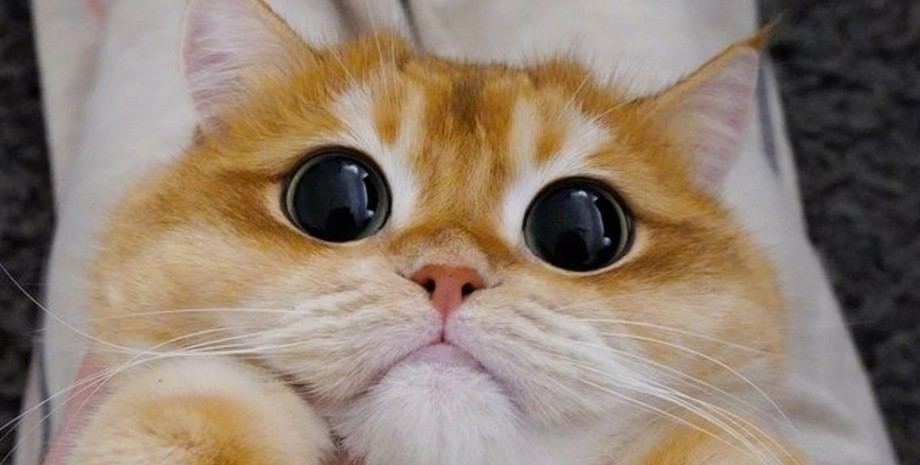
#> input picture lab1/input/image.jpg, 920 x 465 px, given in place of Lab3_half100.png, which was not available
$ jupyter execute Solonetskiy_lab2.ipynb   (text cells are left out)
#> lines starting #> are read from the running program, lines starting #| are printed output that depends on the picture; after the words box and inside, x2 and y2 are one past the last pixel; in counts of white or black regions, pixels touching at a corner belong together; pictures that were not available may be replaced by others from this repository, and a replacement may not be noted
[cell 1]
import cv2
import matplotlib.pyplot as plt
import numpy as np

[cell 2]
img_half = cv2.imread("image\input\Lab3_half100.png", cv2.IMREAD_GRAYSCALE)
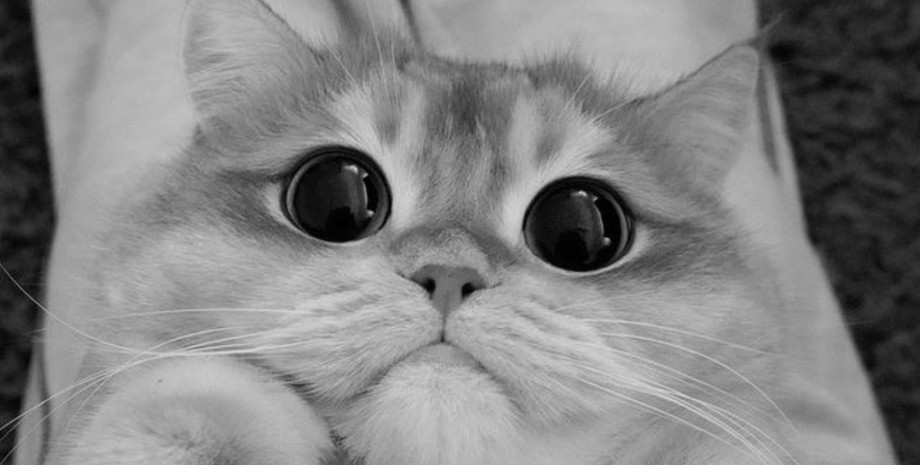
#> img_half: shape (465, 920); min 0, max 216, mean 129.9
img_chess = cv2.imread("image\input\Lab3_chess100.png", cv2.IMREAD_GRAYSCALE)
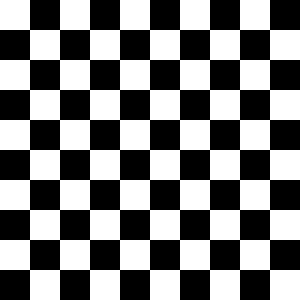
#> input picture lab2/image/input/Lab3_chess100.png, 100 x 100 px, found by its file name (shown 3 times larger)
#> img_chess: shape (100, 100); values 100 (black) and 200 (white), 50% white; 1 white region, box (x1, y1, x2, y2) and area: (0, 0, 100, 100) 5000

plt.figure(figsize=(8, 3))
plt.subplot(121), plt.imshow(img_half, cmap = 'gray'), plt.title('half'), plt.xticks([]), plt.yticks([])
plt.subplot(122), plt.imshow(img_chess, cmap = 'gray'), plt.title('сhess'), plt.xticks([]), plt.yticks([])

plt.show();
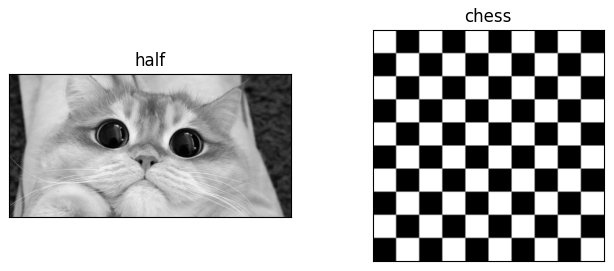
#> figure drawn by matplotlib, 2 panels

[cell 3]
hist_half = cv2.calcHist([img_half], [0], None, [256], [0, 256])
#> hist_half = 256 values, max 5996 at index 156, min 0 at index 214, mean 1671.1
hist_chess = cv2.calcHist([img_chess], [0], None, [256], [0, 256])
#> hist_chess = 256 values, max 5000 at index 100, min 0 at index 0, mean 39.06

[cell 4]
plt.figure(figsize=(8, 3))
plt.subplot(121), plt.imshow(img_half, cmap = 'gray'), plt.title('half'), plt.xticks([]), plt.yticks([])
plt.subplot(122), plt.plot(hist_half), plt.title('histogram-half')

plt.figure(figsize=(8, 3))
plt.subplot(121), plt.imshow(img_chess, cmap = 'gray'), plt.title('chess'), plt.xticks([]), plt.yticks([])
plt.subplot(122), plt.plot(hist_chess), plt.title('histogram-chess')


plt.show()
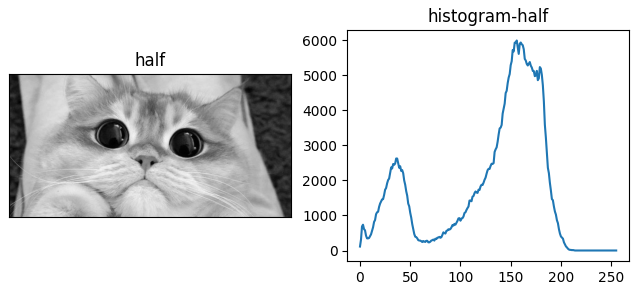
#> figure drawn by matplotlib, 2 panels; panel 2: curve peaks at x = 156, y = 5996
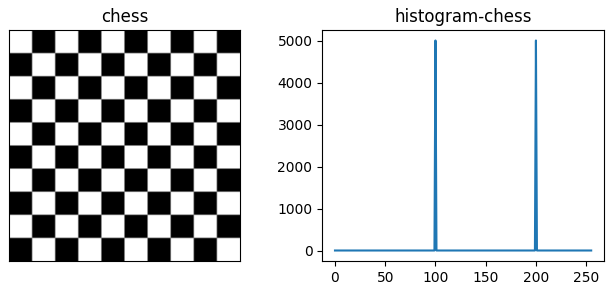
#> figure drawn by matplotlib, 2 panels; panel 2: curve peaks at x = 100, y = 5000
